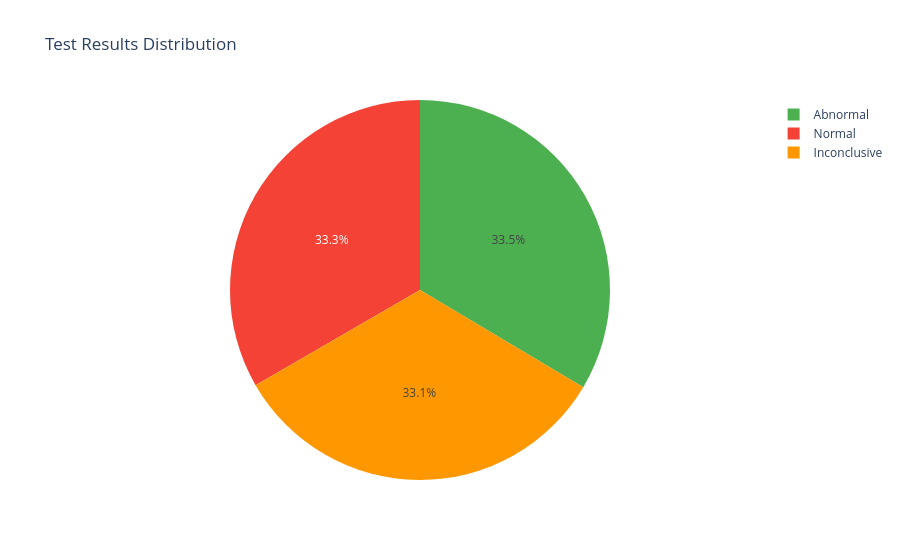

Notebook source saved alongside this figure:
### Code cell
# Test results distribution
test_counts = df['test_results'].value_counts().reset_index()
test_counts.columns = ['result', 'count']

fig = px.pie(test_counts, names='result', values='count',
             title='Test Results Distribution',
             color_discrete_sequence=['#4CAF50', '#F44336', '#FF9800'])
fig.show()

### Figure 1 — Plotly figure (JSON) as saved in the notebook; plotly's stock layout.template omitted (floating-point values rounded to 4 significant figures)
{"data": [{"domain": {"x": [0.0, 1.0], "y": [0.0, 1.0]}, "hovertemplate": "result=%{label}<br>count=%{value}<extra></extra>", "labels": ["Abnormal", "Normal", "Inconclusive"], "legendgroup": "", "name": "", "showlegend": true, "type": "pie", "values": [18437, 18331, 18198]}], "layout": {"legend": {"tracegroupgap": 0}, "piecolorway": ["#4CAF50", "#F44336", "#FF9800"], "title": {"text": "Test Results Distribution"}}}
